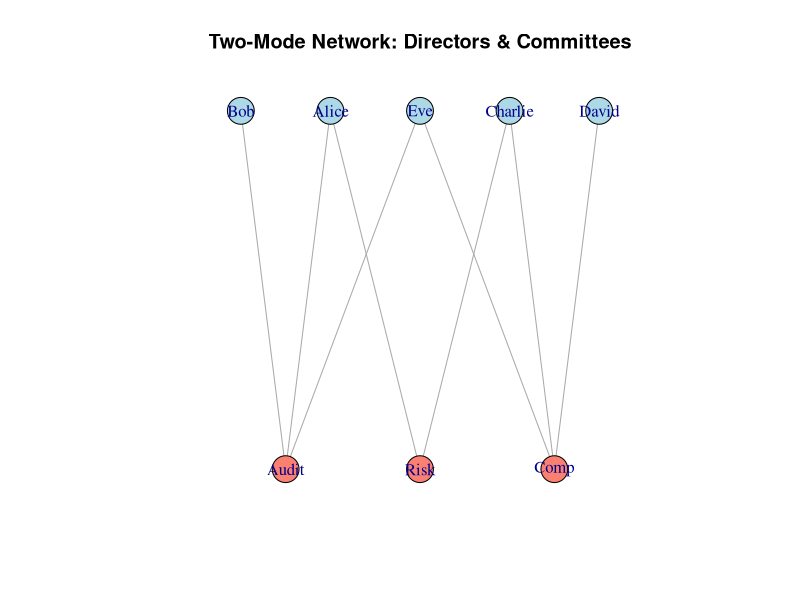
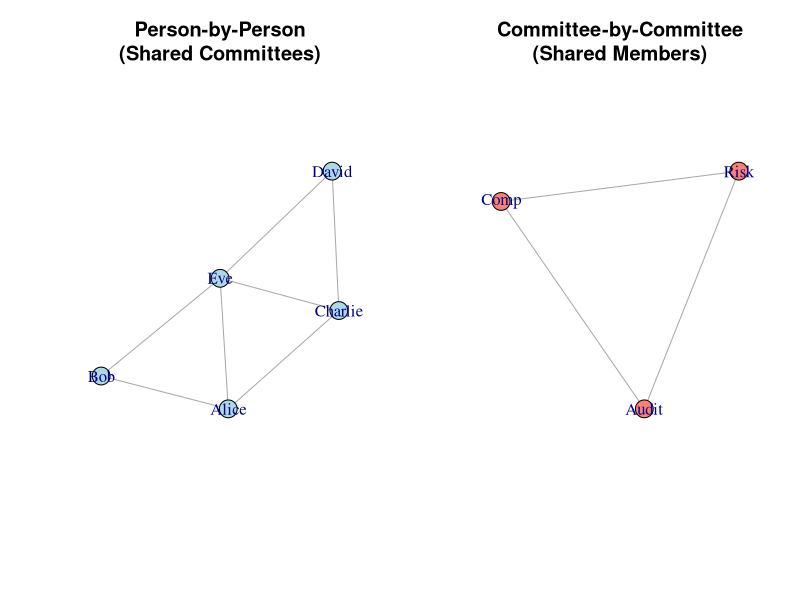

The R script that drew these images, in order:
# Load the library
if(!require(igraph)) install.packages("igraph")
library(igraph)

# --- 1. Create the Two-Mode Data ---
# Let's define memberships: 5 Directors, 3 Committees
relations <- data.frame(
  Director = c("Alice", "Alice", "Bob", "Charlie", "Charlie", "David", "Eve", "Eve"),
  Committee = c("Audit", "Risk", "Audit", "Risk", "Comp", "Comp", "Audit", "Comp")
)

# Create the bipartite graph
g_2mode <- graph_from_data_frame(relations, directed = FALSE)

# We must tell igraph it is bipartite
V(g_2mode)$type <- V(g_2mode)$name %in% relations$Committee

# Plot Two-Mode
plot(g_2mode, 
     layout = layout_as_bipartite, 
     vertex.color = ifelse(V(g_2mode)$type, "salmon", "lightblue"),
     main = "Two-Mode Network: Directors & Committees")

# --- 2. Project into One-Mode Networks ---
# bipartite_projection returns a list of two graphs
projections <- bipartite_projection(g_2mode)

g_persons <- projections$proj1
g_committees <- projections$proj2

# --- 3. Visualize One-Mode Networks ---
par(mfrow=c(1,2)) # Set plot window to side-by-side

# Person-by-Person Sociogram
plot(g_persons, 
     vertex.color = "lightblue", 
     main = "Person-by-Person\n(Shared Committees)")

# Committee-by-Committee Sociogram
plot(g_committees, 
     vertex.color = "salmon", 
     main = "Committee-by-Committee\n(Shared Members)")
